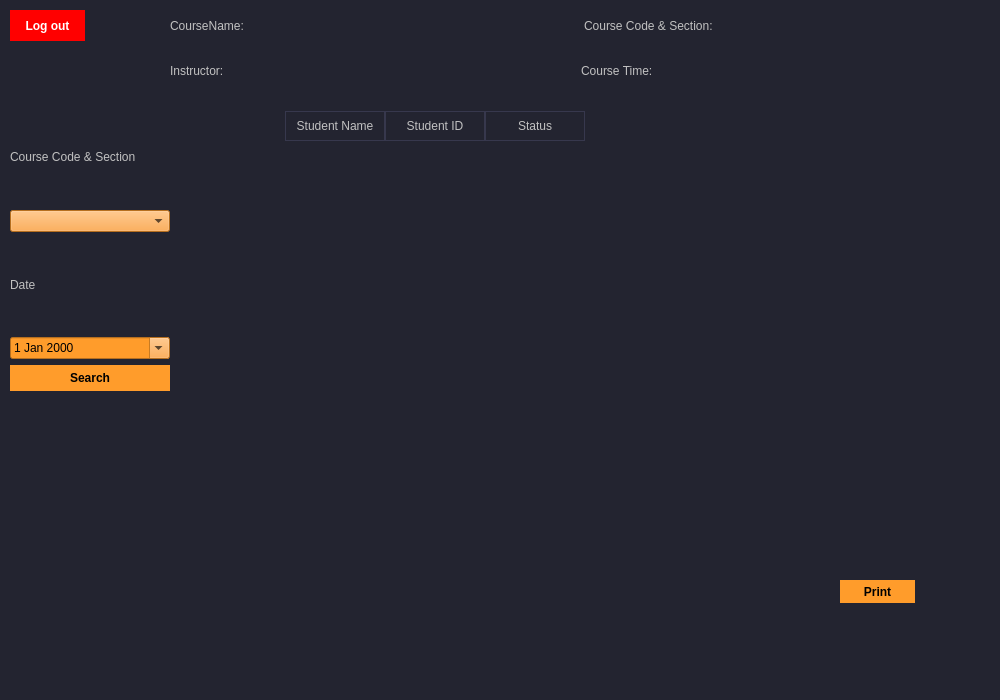
<?xml version="1.0" encoding="UTF-8"?>
<ui version="4.0">
 <class>Faculty_Module</class>
 <widget class="QMainWindow" name="Faculty_Module">
  <property name="geometry">
   <rect>
    <x>0</x>
    <y>0</y>
    <width>1000</width>
    <height>700</height>
   </rect>
  </property>
  <property name="sizePolicy">
   <sizepolicy hsizetype="Preferred" vsizetype="Preferred">
    <horstretch>0</horstretch>
    <verstretch>0</verstretch>
   </sizepolicy>
  </property>
  <property name="windowTitle">
   <string>Attendance Report</string>
  </property>
  <property name="windowIcon">
   <iconset>
    <normaloff>../FR_Attendance-main/attendance_system/fr.ico</normaloff>../FR_Attendance-main/attendance_system/fr.ico</iconset>
  </property>
  <property name="styleSheet">
   <string notr="true">/*Copyright (c) DevSec Studio. All rights reserved.

MIT License

Permission is hereby granted, free of charge, to any person obtaining a copy
of this software and associated documentation files (the &quot;Software&quot;), to deal
in the Software without restriction, including without limitation the rights
to use, copy, modify, merge, publish, distribute, sublicense, and/or sell
copies of the Software, and to permit persons to whom the Software is
furnished to do so, subject to the following conditions:

The above copyright notice and this permission notice shall be included in all
copies or substantial portions of the Software.

THE SOFTWARE IS PROVIDED *AS IS*, WITHOUT WARRANTY OF ANY KIND, EXPRESS OR
IMPLIED, INCLUDING BUT NOT LIMITED TO THE WARRANTIES OF MERCHANTABILITY,
FITNESS FOR A PARTICULAR PURPOSE AND NONINFRINGEMENT. IN NO EVENT SHALL THE
AUTHORS OR COPYRIGHT HOLDERS BE LIABLE FOR ANY CLAIM, DAMAGES OR OTHER
LIABILITY, WHETHER IN AN ACTION OF CONTRACT, TORT OR OTHERWISE, ARISING FROM,
OUT OF OR IN CONNECTION WITH THE SOFTWARE OR THE USE OR OTHER DEALINGS IN THE SOFTWARE.
*/

/*-----QWidget-----*/
QWidget
{
	background-color: #232430;
	color: #000000;
	border-color: #000000;

}


/*-----QLabel-----*/
QLabel
{
	background-color: #232430;
	color: #c1c1c1;
	border-color: #000000;

}


/*-----QPushButton-----*/
QPushButton
{
	background-color: #ff9c2b;
	color: #000000;
	font-weight: bold;
	border-style: solid;
	border-color: #000000;
	padding: 6px;

}


QPushButton::hover
{
	background-color: #ffaf5d;

}


QPushButton::pressed
{
	background-color: #dd872f;

}


/*-----QToolButton-----*/
QToolButton
{
	background-color: #ff9c2b;
	color: #000000;
	font-weight: bold;
	border-style: solid;
	border-color: #000000;
	padding: 6px;

}


QToolButton::hover
{
	background-color: #ffaf5d;

}


QToolButton::pressed
{
	background-color: #dd872f;

}


/*-----QLineEdit-----*/
QLineEdit
{
	background-color: #38394e;
	color: #c1c1c1;
	border-style: solid;
	border-width: 1px;
	border-color: #4a4c68;

}


/*-----QTableView-----*/
QTableView, 
QHeaderView, 
QTableView::item 
{
	background-color: #232430;
	color: #c1c1c1;
	border: none;

}


QTableView::item:selected 
{ 
    background-color: #41424e;
    color: #c1c1c1;

}


QHeaderView::section:horizontal 
{
    background-color: #232430;
	border: 1px solid #37384d;
	padding: 5px;

}


QTableView::indicator{
	background-color: #1d1d28;
	border: 1px solid #37384d;

}


QTableView::indicator:checked{
	image:url(&quot;./ressources/check.png&quot;); /*To replace*/
	background-color: #1d1d28;

}

/*-----QTabWidget-----*/
QTabWidget::pane 
{ 
    border: none;

}


QTabWidget::tab-bar 
{
    left: 5px; 

}


QTabBar::tab 
{
    color: #c1c1c1;
    min-width: 1px;
	padding-left: 25px;
	margin-left:-22px;
    height: 28px;
	border: none;

}


QTabBar::tab:selected 
{
    color: #c1c1c1;
	font-weight: bold;
    height: 28px;

}


QTabBar::tab:!first 
{
    margin-left: -20px;

}


QTabBar::tab:hover 
{
    color: #DDD;

}


/*-----QScrollBar-----*/
QScrollBar:horizontal 
{
    background-color: transparent;
    height: 8px;
    margin: 0px;
    padding: 0px;

}


QScrollBar::handle:horizontal 
{
    border: none;
	min-width: 100px;
    background-color: #56576c;

}


QScrollBar::add-line:horizontal, 
QScrollBar::sub-line:horizontal,
QScrollBar::add-page:horizontal, 
QScrollBar::sub-page:horizontal 
{
    width: 0px;
    background-color: transparent;

}


QScrollBar:vertical 
{
    background-color: transparent;
    width: 8px;
    margin: 0;

}


QScrollBar::handle:vertical 
{
    border: none;
	min-height: 100px;
    background-color: #56576c;

}


QScrollBar::add-line:vertical, 
QScrollBar::sub-line:vertical,
QScrollBar::add-page:vertical, 
QScrollBar::sub-page:vertical 
{
    height: 0px;
    background-color: transparent;

}
</string>
  </property>
  <widget class="QWidget" name="centralwidget">
   <widget class="QWidget" name="verticalLayoutWidget">
    <property name="geometry">
     <rect>
      <x>10</x>
      <y>110</y>
      <width>160</width>
      <height>281</height>
     </rect>
    </property>
    <layout class="QVBoxLayout" name="verticalLayout">
     <item>
      <widget class="QLabel" name="label">
       <property name="text">
        <string>Course Code &amp; Section</string>
       </property>
      </widget>
     </item>
     <item>
      <widget class="QComboBox" name="comboBox">
       <property name="styleSheet">
        <string notr="true">background-color: rgb(255, 156, 43);
selection-color: rgb(0, 0, 0);
selection-background-color: rgb(255, 156, 43);
color: rgb(0, 0, 0);</string>
       </property>
       <property name="currentText">
        <string/>
       </property>
      </widget>
     </item>
     <item>
      <widget class="QLabel" name="label_3">
       <property name="frameShape">
        <enum>QFrame::NoFrame</enum>
       </property>
       <property name="text">
        <string>Date</string>
       </property>
      </widget>
     </item>
     <item>
      <widget class="QDateEdit" name="dateEdit">
       <property name="styleSheet">
        <string notr="true">background-color: rgb(255, 156, 43);
color: rgb(0, 0, 0);</string>
       </property>
       <property name="calendarPopup">
        <bool>true</bool>
       </property>
      </widget>
     </item>
     <item>
      <widget class="QPushButton" name="searchButton">
       <property name="text">
        <string>Search</string>
       </property>
      </widget>
     </item>
    </layout>
   </widget>
   <widget class="QTableWidget" name="tableWidget">
    <property name="geometry">
     <rect>
      <x>285</x>
      <y>111</y>
      <width>651</width>
      <height>451</height>
     </rect>
    </property>
    <column>
     <property name="text">
      <string>Student Name</string>
     </property>
    </column>
    <column>
     <property name="text">
      <string>Student ID</string>
     </property>
    </column>
    <column>
     <property name="text">
      <string>Status</string>
     </property>
    </column>
   </widget>
   <widget class="QPushButton" name="print_btn">
    <property name="geometry">
     <rect>
      <x>840</x>
      <y>580</y>
      <width>75</width>
      <height>23</height>
     </rect>
    </property>
    <property name="text">
     <string>Print</string>
    </property>
   </widget>
   <widget class="QWidget" name="gridLayoutWidget">
    <property name="geometry">
     <rect>
      <x>170</x>
      <y>50</y>
      <width>821</width>
      <height>41</height>
     </rect>
    </property>
    <layout class="QGridLayout" name="gridLayout">
     <property name="horizontalSpacing">
      <number>0</number>
     </property>
     <property name="verticalSpacing">
      <number>6</number>
     </property>
     <item row="0" column="8">
      <widget class="QLabel" name="courseTimeDis">
       <property name="text">
        <string/>
       </property>
      </widget>
     </item>
     <item row="0" column="7">
      <widget class="QLabel" name="label_7">
       <property name="text">
        <string>Course Time:</string>
       </property>
      </widget>
     </item>
     <item row="0" column="6">
      <widget class="QLabel" name="instructorDis">
       <property name="text">
        <string/>
       </property>
      </widget>
     </item>
     <item row="0" column="5">
      <widget class="QLabel" name="label_6">
       <property name="text">
        <string>Instructor:</string>
       </property>
      </widget>
     </item>
    </layout>
   </widget>
   <widget class="QPushButton" name="logout_btn">
    <property name="geometry">
     <rect>
      <x>10</x>
      <y>10</y>
      <width>75</width>
      <height>31</height>
     </rect>
    </property>
    <property name="styleSheet">
     <string notr="true">background-color: rgb(255, 0, 0);
color: rgb(255, 255, 255);</string>
    </property>
    <property name="text">
     <string>Log out</string>
    </property>
   </widget>
   <widget class="QLabel" name="Notification">
    <property name="geometry">
     <rect>
      <x>20</x>
      <y>400</y>
      <width>151</width>
      <height>20</height>
     </rect>
    </property>
    <property name="styleSheet">
     <string notr="true">color: rgb(170, 0, 0);
border-color: rgb(255, 255, 255);</string>
    </property>
    <property name="text">
     <string/>
    </property>
   </widget>
   <widget class="QWidget" name="gridLayoutWidget_2">
    <property name="geometry">
     <rect>
      <x>170</x>
      <y>0</y>
      <width>821</width>
      <height>51</height>
     </rect>
    </property>
    <layout class="QGridLayout" name="gridLayout_2">
     <item row="0" column="0">
      <widget class="QLabel" name="label_4">
       <property name="sizePolicy">
        <sizepolicy hsizetype="Preferred" vsizetype="Preferred">
         <horstretch>0</horstretch>
         <verstretch>0</verstretch>
        </sizepolicy>
       </property>
       <property name="minimumSize">
        <size>
         <width>0</width>
         <height>0</height>
        </size>
       </property>
       <property name="text">
        <string>CourseName:</string>
       </property>
      </widget>
     </item>
     <item row="0" column="2">
      <widget class="QLabel" name="label_5">
       <property name="text">
        <string>Course Code &amp; Section:</string>
       </property>
      </widget>
     </item>
     <item row="0" column="1">
      <widget class="QLabel" name="courseNameDis">
       <property name="sizePolicy">
        <sizepolicy hsizetype="Preferred" vsizetype="Preferred">
         <horstretch>0</horstretch>
         <verstretch>0</verstretch>
        </sizepolicy>
       </property>
       <property name="text">
        <string/>
       </property>
      </widget>
     </item>
     <item row="0" column="3">
      <widget class="QLabel" name="ccsDis">
       <property name="sizePolicy">
        <sizepolicy hsizetype="Preferred" vsizetype="Preferred">
         <horstretch>0</horstretch>
         <verstretch>0</verstretch>
        </sizepolicy>
       </property>
       <property name="text">
        <string/>
       </property>
      </widget>
     </item>
    </layout>
   </widget>
  </widget>
  <widget class="QMenuBar" name="menubar">
   <property name="geometry">
    <rect>
     <x>0</x>
     <y>0</y>
     <width>1000</width>
     <height>21</height>
    </rect>
   </property>
  </widget>
  <widget class="QStatusBar" name="statusbar"/>
 </widget>
 <resources/>
 <connections/>
</ui>
